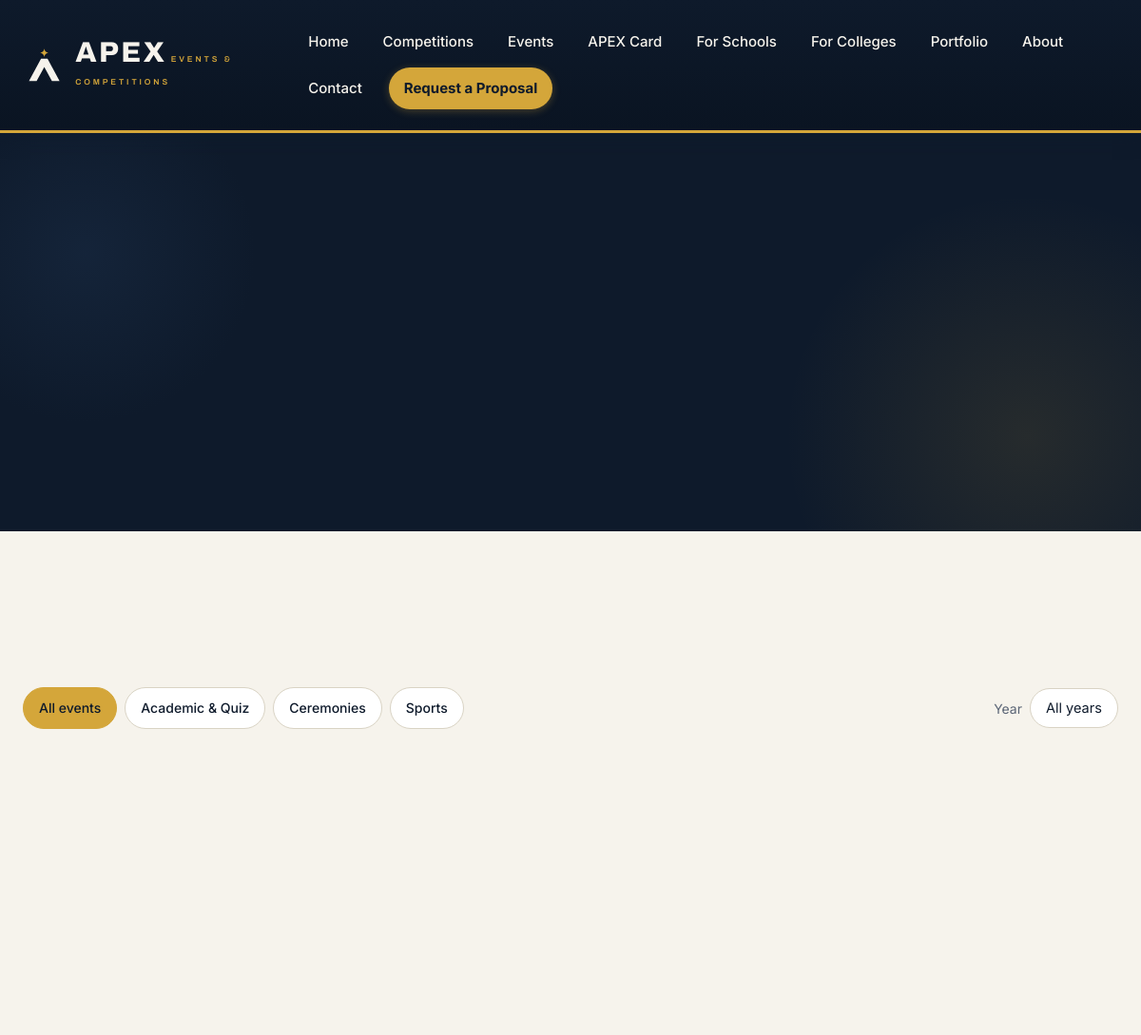
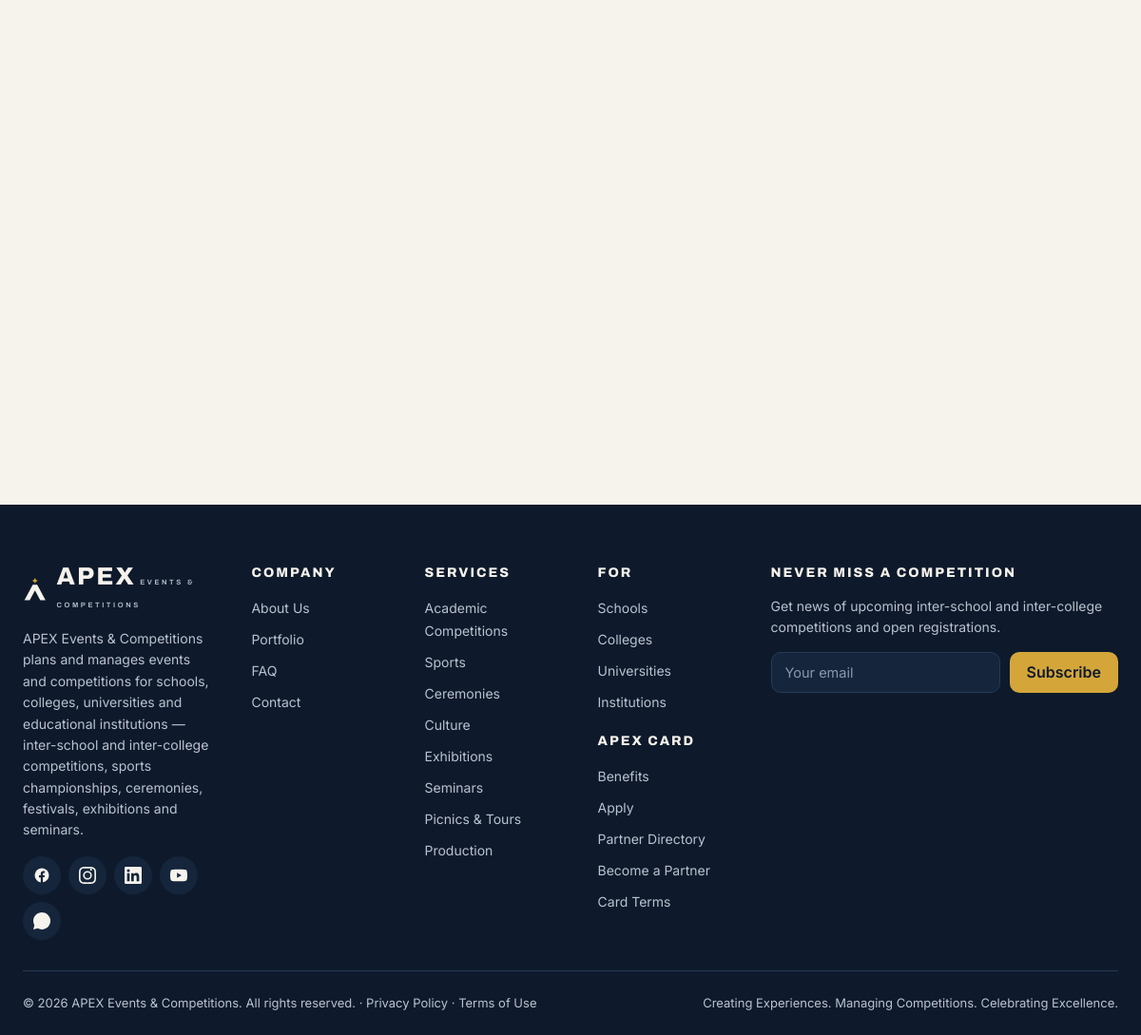
/past-events.php, run on the app's committed database (2 pictures, top to bottom).
### tables this page shows
CREATE TABLE `navigation_items` (
  `id` INT UNSIGNED NOT NULL AUTO_INCREMENT,
  `label` VARCHAR(100) NOT NULL,
  `url` VARCHAR(255) NOT NULL,
  `location` ENUM('header','footer','footer_company','footer_services','footer_for','footer_card') NOT NULL DEFAULT 'header',
  `sort_order` INT NOT NULL DEFAULT 0,
  `is_active` TINYINT(1) NOT NULL DEFAULT 1,
  `is_cta` TINYINT(1) NOT NULL DEFAULT 0,
  PRIMARY KEY (`id`),
  KEY `idx_location` (`location`, `sort_order`)
);

CREATE TABLE `social_links` (
  `id` INT UNSIGNED NOT NULL AUTO_INCREMENT,
  `platform` VARCHAR(50) NOT NULL,
  `label` VARCHAR(60) NULL,
  `url` VARCHAR(255) NOT NULL,
  `icon` VARCHAR(80) NULL,
  `sort_order` INT NOT NULL DEFAULT 0,
  `is_active` TINYINT(1) NOT NULL DEFAULT 1,
  PRIMARY KEY (`id`)
);

### config/database.php (called while the page is built)
<?php
$dbConfig = [
    'host'     => $_ENV['DB_HOST']     ?? getenv('DB_HOST')     ?: 'localhost',
    'name'     => $_ENV['DB_NAME']     ?? getenv('DB_NAME')     ?: 'apex_db',
    'user'     => $_ENV['DB_USER']     ?? getenv('DB_USER')     ?: 'root',
    'pass'     => $_ENV['DB_PASS']     ?? getenv('DB_PASS')     ?: '',
    'charset'  => 'utf8mb4',
    'port'     => $_ENV['DB_PORT']     ?? getenv('DB_PORT')     ?: 3306,
];
function db(): PDO
{
    static $pdo = null;
    if ($pdo instanceof PDO) {
        return $pdo;
    }
    global $dbConfig;
    $dsn = sprintf(
        'mysql:host=%s;port=%d;dbname=%s;charset=%s',
        $dbConfig['host'], (int)$dbConfig['port'], $dbConfig['name'], $dbConfig['charset']
    );
    try {
        $pdo = new PDO($dsn, $dbConfig['user'], $dbConfig['pass'], [
            PDO::ATTR_ERRMODE            => PDO::ERRMODE_EXCEPTION,
            PDO::ATTR_DEFAULT_FETCH_MODE => PDO::FETCH_ASSOC,
            PDO::ATTR_EMULATE_PREPARES   => false,
            PDO::MYSQL_ATTR_INIT_COMMAND => "SET NAMES 'utf8mb4' COLLATE 'utf8mb4_unicode_ci'",
        ]);
    } catch (PDOException $e) {
        http_response_code(500);
        if (!empty($_ENV['APP_DEBUG']) || getenv('APP_DEBUG') === 'true') {
            exit('Database connection failed: ' . htmlspecialchars($e->getMessage()));
        }
        error_log('[APEX] DB connection failed: ' . $e->getMessage());
        exit('We could not connect to the database right now. Please try again shortly.');
    }
    return $pdo;
}

### includes/functions.php (called while the page is built, shortened)
<?php
if (!function_exists('e')) {
    function e($v): string {
        return htmlspecialchars((string)$v, ENT_QUOTES | ENT_SUBSTITUTE, 'UTF-8');
    }
}
if (!function_exists('nav_items')) {
    function nav_items(string $location): array {
        try {
            $stmt = db()->prepare('SELECT label,url,is_cta FROM navigation_items WHERE location=? AND is_active=1 ORDER BY sort_order');
            $stmt->execute([$location]);
            return $stmt->fetchAll();
        } catch (Throwable $e) { return []; }
    }
}
if (!function_exists('social_links_all')) {
    function social_links_all(): array {
        try {
            $stmt = db()->query('SELECT platform,label,url,icon FROM social_links WHERE is_active=1 ORDER BY sort_order');
            return $stmt->fetchAll();
        } catch (Throwable $e) { return []; }
    }
}
if (!function_exists('current_page')) {
    function current_page(): string {
        return basename($_SERVER['PHP_SELF'] ?? '');
    }
}
if (!function_exists('nav_active')) {
    function nav_active(string $url): string {
        $url = basename(parse_url($url, PHP_URL_PATH) ?: '');
        return current_page() === $url ? ' aria-current="page"' : '';
    }
}
if (!function_exists('url_with')) {
    function url_with(array $params): string {
        $current = $_GET;
        foreach ($params as $k=>$v) {
            if ($v === null || $v === '') unset($current[$k]);
            else $current[$k] = $v;
        }
        $q = http_build_query($current);
        return '?' . $q;
    }
}

### config/app.php (called while the page is built, shortened)
<?php
require_once __DIR__ . '/database.php';
require_once dirname(__DIR__) . '/includes/functions.php';
if (!function_exists('setting')) {
    function setting(string $key, string $default = ''): string {
        static $cache = null;
        if ($cache === null) {
            try {
                $stmt = db()->query('SELECT setting_key, setting_value FROM site_settings');
                $cache = $stmt->fetchAll(PDO::FETCH_KEY_PAIR);
            } catch (Throwable $e) { $cache = []; }
        }
        return (string)($cache[$key] ?? $default);
    }
}

### past-events.php (the view, shortened to what this page needs)
<?php
require_once __DIR__ . '/config/app.php';
$filterCat = $_GET['category'] ?? '';
try {
    $cats = db()->query('SELECT DISTINCT category FROM portfolio_items WHERE is_published=1 ORDER BY category')->fetchAll(PDO::FETCH_COLUMN);
} catch (Throwable $e) {
    $events = $cats = $years = []; $detail = null; $totals = ['events'=>0,'institutions'=>0,'participants'=>0,'cities'=>0];
}
include __DIR__ . '/includes/header.php';
?>
<section class="hero" style="padding-bottom:48px">
</section>
<section class="container" style="transform:translateY(-36px);position:relative;z-index:5">
</section>
<section class="section-sm">
  <div class="container">
    <form method="GET" style="display:flex;flex-wrap:wrap;gap:12px;align-items:center;justify-content:space-between;margin-bottom:24px">
      <div class="chip-row">
        <a class="chip-btn" href="past-events.php" aria-pressed="<?= $filterCat===''?'true':'false' ?>">All events</a>
        <?php foreach ($cats as $c): ?>
          <a class="chip-btn" href="<?= e(url_with(['category'=>$c, 'event'=>null])) ?>" aria-pressed="<?= $filterCat===$c?'true':'false' ?>"><?= e($c) ?></a>
        <?php endforeach; ?>
      </div>
      <label class="f" style="display:flex;flex-direction:row;align-items:center;gap:8px;font-size:14px;color:var(--slate)">Year
        <select name="year" onchange="this.form.submit()" style="font:inherit;font-size:14.5px;border:1.5px solid var(--line);border-radius:999px;padding:9px 16px;background:#fff;color:var(--navy);min-height:42px">
          <option value="">All years</option>
        </select>
      </label>
    </form>
  </div>
</section>
<?php include __DIR__ . '/includes/footer.php'; ?>

### includes/header.php (shortened to what this page needs)
<?php
$headerNav = nav_items('header');
?>
<!doctype html>
<html lang="en">
<head>
<link rel="stylesheet" href="assets/css/main.css">
</head>
<body>
<header class="site-header">
  <div class="bar">
    <a class="brand" href="index.php" aria-label="APEX Events &amp; Competitions — home">
      <span class="mark">
        <svg viewBox="0 0 120 110" width="42" height="39" aria-hidden="true">
          <path d="M60 0 Q62 12 74 14 Q62 16 60 28 Q58 16 46 14 Q58 12 60 0 Z" fill="#D4A63A"/>
          <path d="M49 34 L71 34 L112 110 L86 110 L60 62 L34 110 L8 110 Z" fill="#F6F3EC"/>
        </svg>
      </span>
      <span>
        <span class="name">APEX</span>
        <span class="sub">EVENTS &amp; COMPETITIONS</span>
      </span>
    </a>
    <nav id="apex-nav" class="nav-main" data-nav aria-label="Main">
      <?php foreach ($headerNav as $it): ?>
        <a href="<?= e($it['url']) ?>"<?= nav_active($it['url']) ?><?= $it['is_cta'] ? ' class="cta"' : '' ?>><?= e($it['label']) ?></a>
      <?php endforeach; ?>
    </nav>
  </div>
</header>
<main id="main">

### includes/footer.php (shortened to what this page needs)
<?php
$footerCompany = nav_items('footer_company');
$footerServices = nav_items('footer_services');
$footerFor = nav_items('footer_for');
$footerCard = nav_items('footer_card');
$socials = social_links_all();
?>
</main>
<footer class="site-footer">
  <div class="container">
    <div class="footer-grid">
      <div class="footer-brand">
        <a href="index.php" style="text-decoration:none;color:inherit;display:inline-flex;align-items:center;gap:10px">
          <svg viewBox="0 0 120 110" width="36" height="33" aria-hidden="true">
            <path d="M60 0 Q62 12 74 14 Q62 16 60 28 Q58 16 46 14 Q58 12 60 0 Z" fill="#D4A63A"/>
            <path d="M49 34 L71 34 L112 110 L86 110 L60 62 L34 110 L8 110 Z" fill="#F6F3EC"/>
          </svg>
          <span>
            <span class="name">APEX</span>
            <span class="sub">EVENTS &amp; COMPETITIONS</span>
          </span>
        </a>
        <p>APEX Events &amp; Competitions plans and manages events and competitions for schools, colleges, universities and educational institutions — inter-school and inter-college competitions, sports championships, ceremonies, festivals, exhibitions and seminars.</p>
        <?php if ($socials): ?>
        <div class="footer-social">
          <?php foreach ($socials as $s):
            ?>
            <a href="<?= e($s['url']) ?>" target="_blank" rel="noopener" aria-label="<?= e($s['label']) ?>">
              <svg width="18" height="18" viewBox="0 0 24 24" fill="currentColor" aria-hidden="true"><?= $svg ?></svg>
            </a>
          <?php endforeach; ?>
        </div>
        <?php endif; ?>
      </div>
      <div class="footer-col">
        <h4>Company</h4>
        <ul>
          <?php foreach ($footerCompany as $it): ?>
          <li><a href="<?= e($it['url']) ?>"><?= e($it['label']) ?></a></li>
          <?php endforeach; ?>
        </ul>
      </div>
      <div class="footer-col">
        <h4>Services</h4>
        <ul>
          <?php foreach ($footerServices as $it): ?>
          <li><a href="<?= e($it['url']) ?>"><?= e($it['label']) ?></a></li>
          <?php endforeach; ?>
        </ul>
      </div>
      <div class="footer-col">
        <h4>For</h4>
        <ul>
          <?php foreach ($footerFor as $it): ?>
          <li><a href="<?= e($it['url']) ?>"><?= e($it['label']) ?></a></li>
          <?php endforeach; ?>
        </ul>
        <h4 style="margin-top:22px">APEX Card</h4>
        <ul>
          <?php foreach ($footerCard as $it): ?>
          <li><a href="<?= e($it['url']) ?>"><?= e($it['label']) ?></a></li>
          <?php endforeach; ?>
        </ul>
      </div>
      <div class="footer-col">
        <h4>Never miss a competition</h4>
        <p style="color:var(--mist);font-size:14px;margin:0 0 10px;line-height:1.6">Get news of upcoming inter-school and inter-college competitions and open registrations.</p>
        <form class="footer-newsletter" method="POST" action="handlers/newsletter.php" novalidate>
          <input type="email" name="email" placeholder="Your email" required aria-label="Email address">
          <button type="submit">Subscribe</button>
        </form>
      </div>
    </div>
    <div class="footer-bottom">
      <div>© <?= date('Y') ?> <?= e(setting('site_name','APEX Events & Competitions')) ?>. All rights reserved. · <a href="#">Privacy Policy</a> · <a href="#">Terms of Use</a></div>
      <div>Creating Experiences. Managing Competitions. Celebrating Excellence.</div>
    </div>
  </div>
</footer>
</body>
</html>

### data on the page
navigation_items: label "Home"
navigation_items: label "Competitions"
navigation_items: label "Events"
navigation_items: label "APEX Card"
navigation_items: label "For Schools"
navigation_items: label "For Colleges"
navigation_items: label "Portfolio"
navigation_items: label "About"
navigation_items: label "Contact"
navigation_items: label "Request a Proposal"
navigation_items: label "About Us"
navigation_items: label "FAQ"
navigation_items: label "Academic Competitions"
navigation_items: label "Sports"
navigation_items: label "Ceremonies"
navigation_items: label "Culture"
navigation_items: label "Exhibitions"
navigation_items: label "Seminars"
navigation_items: label "Picnics & Tours"
navigation_items: label "Production"
navigation_items: label "Schools"
navigation_items: label "Colleges"
navigation_items: label "Universities"
navigation_items: label "Institutions"
navigation_items: label "Benefits"
navigation_items: label "Apply"
navigation_items: label "Partner Directory"
navigation_items: label "Become a Partner"
navigation_items: label "Card Terms"

### other printed values
$c "Academic & Quiz"
$c "Ceremonies"
$c "Sports"
setting('site_name','APEX Events & Competitions') "APEX Events & Competitions"
